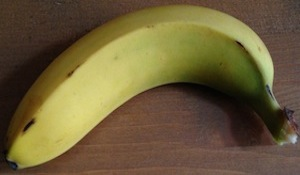
#> input picture src/image.proc.tools/py/1test.jpg, 300 x 175 px; its folder holds only this picture in this run
$ python batch_embed.py
#> lines starting #> are read from the running program, lines starting #| are printed output that depends on the picture
from PIL import Image
import glob

# [7 lines of commented-out code are left out]


files=glob.glob("*.jpg")
for file in files:
	f=open(file)
	filename=f.name
	image = Image.open(file)
#> image is the input picture: PIL image 300x175 RGB; mean R, G, B 108.3, 93.2, 56.9
	img_w, img_h = image.size
#> img_w = 300; img_h = 175
	background=Image.new('RGBA',(110, 110),(255, 255, 255, 255))
#> background: PIL image 110x110 RGBA; every value is 255
	bg_w, bg_h=background.size
#> bg_w = 110; bg_h = 110
	offset = ((bg_w - img_w) / 2, (bg_h - img_h) / 2)
#> offset = (-95, -32.5)
	background.paste(image, offset)
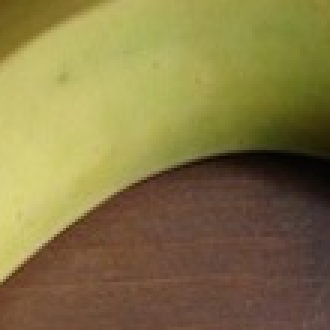
#> background: PIL image 110x110 RGBA (shown 3 times larger); mean R, G, B, A 133.7, 119.8, 69, 255
	background.save('embedded.'+filename + '.jpg', 'JPEG', quality=100)
	f.close()
